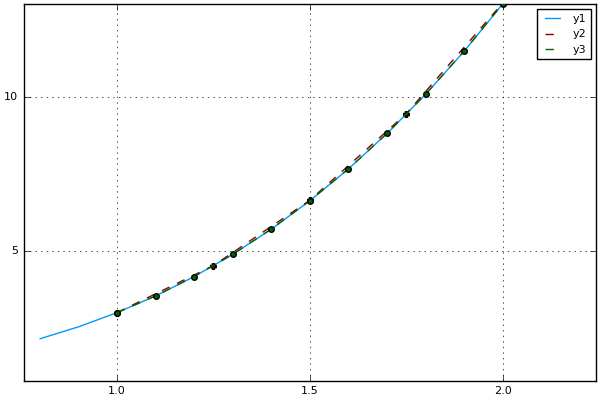

Source code (Julia):
using DataFrames, Plots
pyplot()

ProjDir = dirname(@__FILE__)
cd(ProjDir) do
  
  function euler_ex72(f::Function, y0::Float64, x::FloatRange{Float64})
    y = Vector{Real}(length(x))
    y[1] = y0
    h = x.step/x.divisor
    for i in 2:length(x)
      k0 = h * f(x[i-1], y[i-1])
      k1 = h * f(x[i-1] + h, y[i-1] + k0)
      y[i] = y[i-1] + 1/2*(k0 + k1)
    end
    columns=[]
    push!(columns, collect(x))
    push!(columns, y)
    df = DataFrame(columns, [:x, :y])
  end

  f(x,y) = 3x^2 + 2x
  fy(x) = x^3+x^2+1
  
  x1 = 1.0:0.25:2.0
  x2 = 1.0:0.1:2.0
  x3 = 0.8:0.1:2.2
  df1 = euler_ex72(f, 3.0, x1)
  df2 = euler_ex72(f, 3.0, x2)

  df1 |> display
  println()
  df2 |> display
  println()

  global p2
  
  p1 = plot(x3, fy.(x3), ylims=(0.8, 13.0))
  plot!(p1, df1[:x], df1[:y], line=(:dash, 1), marker=(:plus), color=:darkred)
  plot!(p1, df2[:x], df2[:y], line=(:dash, 1), marker=(:circle), color=:darkgreen)
  savefig("euler_ex7.2A.png")
  plot(p1, layout=(1,1))
  gui()
end